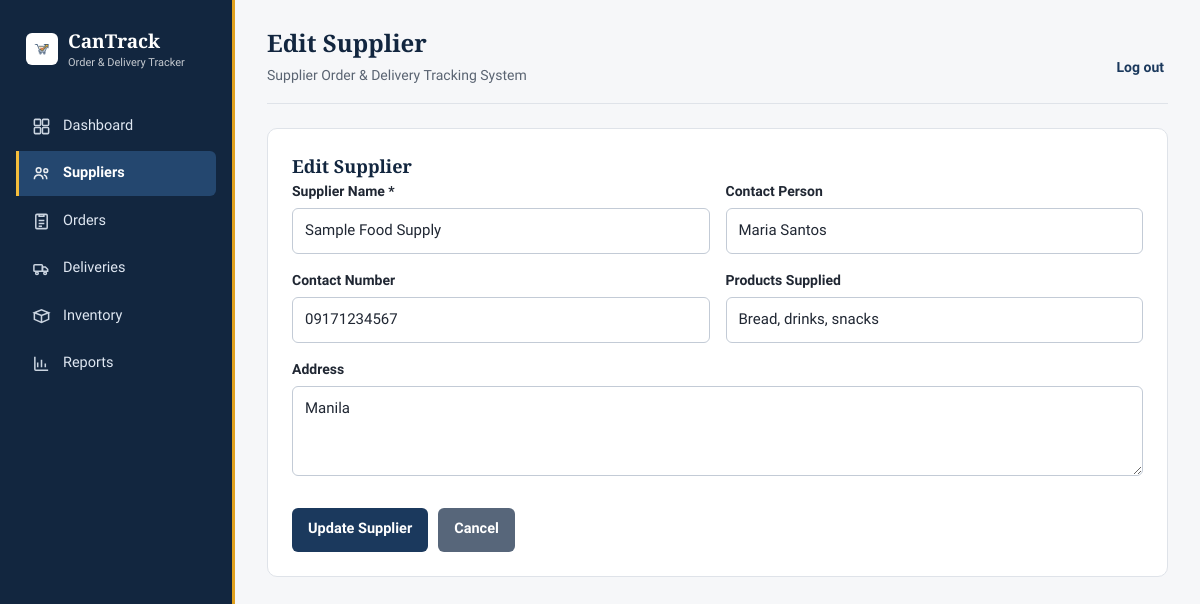
The app's page /supplier_edit.php?id=1 with its own data.
### tables this page shows
CREATE TABLE suppliers (id INT AUTO_INCREMENT PRIMARY KEY, supplier_name VARCHAR(150) NOT NULL, contact_person VARCHAR(120), contact_number VARCHAR(50), address TEXT, products_supplied TEXT, created_at TIMESTAMP DEFAULT CURRENT_TIMESTAMP);

### config/database.php (called while the page is built, shortened)
<?php
function e($value) { return htmlspecialchars((string)$value, ENT_QUOTES, 'UTF-8'); }

### supplier_edit.php (the view, shortened to what this page needs)
<?php require 'config/database.php';
$stmt = $pdo->prepare('SELECT * FROM suppliers WHERE id=?');
$stmt->execute([$_GET['id']]);
$s = $stmt->fetch();
require 'includes/header.php'; ?>
<div class="panel">
    <h2>Edit Supplier</h2>
    <form method="post">
        <div class="form-grid">
            <div><label>Supplier Name *</label><input required name="supplier_name" value="<?= e($s['supplier_name']) ?>"></div>
            <div><label>Contact Person</label><input name="contact_person" value="<?= e($s['contact_person']) ?>"></div>
            <div><label>Contact Number</label><input name="contact_number" value="<?= e($s['contact_number']) ?>"></div>
            <div><label>Products Supplied</label><input name="products_supplied" value="<?= e($s['products_supplied']) ?>"></div>
            <div class="full"><label>Address</label><textarea name="address"><?= e($s['address']) ?></textarea></div>
        </div>
        <div class="form-actions"><button class="btn">Update Supplier</button><a class="btn secondary" href="suppliers.php">Cancel</a></div>
    </form>
</div><?php require 'includes/footer.php'; ?>

### assets/css/style.css (style rules this page uses)
:root { --navy: #1b395d; --navy-dark: #12263f; --gold: #e0a11f; --gold-bright: #f4bd3c; --red: #bb2c32; --paper: #f6f7f9; --chalk: #eef1f5; --card: #ffffff; --ink: #202733; --muted: #5a6472; --rule: #dfe3e9; --space-1: 6px; --space-2: 10px; --space-3: 16px; --space-4: 24px; --space-5: 32px; }
* { box-sizing: border-box; }
body { margin: 0; background: var(--paper); color: var(--ink); font-family: "Source Sans 3", "Segoe UI", sans-serif; font-size: 15px; line-height: 1.55; }
h1, h2, h3 { font-family: "Zilla Slab", Georgia, serif; font-weight: 600; color: var(--navy-dark); margin: 0; }
a { color: inherit; }
.sidebar nav svg { width: 19px; height: 19px; flex-shrink: 0; opacity: 0.9; }
.panel { background: var(--card); border: 1px solid var(--rule); border-radius: 10px; padding: var(--space-4); margin-bottom: var(--space-4); }
.panel h2 { font-size: 18px; }
.btn { display: inline-flex; align-items: center; justify-content: center; min-height: 44px; background: var(--navy); color: #fff; border: 0; border-radius: 6px; padding: 0 16px; text-decoration: none; cursor: pointer; font: inherit; font-size: 14.5px; font-weight: 600; transition: background 150ms ease; }
.btn.secondary { background: #57667a; }
.form-grid { display: grid; grid-template-columns: repeat(2, minmax(0, 1fr)); gap: var(--space-3); }
.full { grid-column: 1 / -1; }
label { display: block; font-weight: 600; margin-bottom: 6px; font-size: 14px; }
input, select, textarea { width: 100%; min-height: 44px; border: 1px solid #c3cbd6; border-radius: 6px; padding: 10px 12px; font: inherit; background: #fff; color: var(--ink); }
textarea { min-height: 90px; }
.form-actions { margin-top: var(--space-4); display: flex; gap: var(--space-2); flex-wrap: wrap; }

### records on screen
suppliers: supplier_name "Sample Food Supply", contact_person "Maria Santos", contact_number "09171234567", products_supplied "Bread, drinks, snacks", address "Manila"

### other values on screen
$label "Dashboard Suppliers Orders Deliveries Inventory Reports"
$page_title "Edit Supplier"
